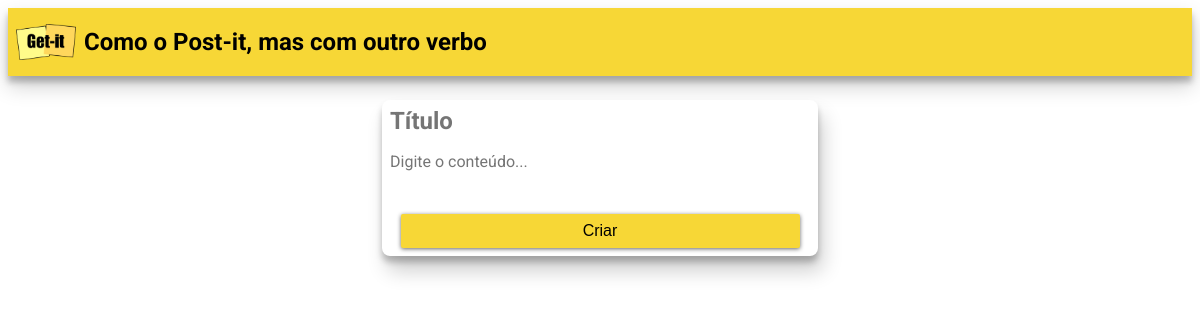
The app's page /, older data.
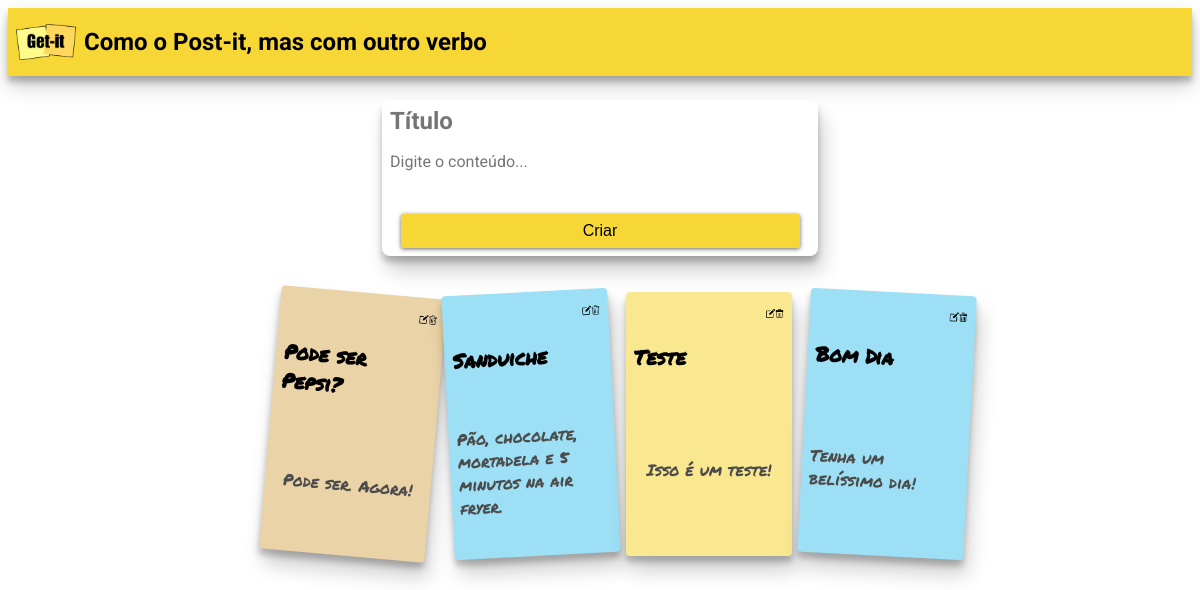
The same page, newer data.
### notes/models.py (models this page shows, shortened)
class Note(models.Model):
    title = models.CharField(max_length=200)
    content = models.TextField(default='')

### notes/views.py (the view)
# urls.py: path('', views.index, name='index'),
def index(request):
    if request.method == 'POST':
        title = request.POST.get('title')
        content = request.POST.get('content')
        Note(title=title, content=content).save()
        return redirect('index')
    all_notes = Note.objects.all()
    return render(request, 'notes/notes.html', {'notes': all_notes})

### notes/templates/notes/notes.html
{% extends "notes/index.html" %}
{% load static %}
{% block notes %}
{% for note in notes %}
<li id="note-{{note.id}}" class="card">
  <div class="card-header">
    <div class="card-buttons">
      <a class="interactive btn-icon" href="/edit/{{note.id}}/"><img src="{% static 'notes/img/icon-editar.png' %}" class="icon" /></a>
      <a class="interactive btn-icon" href="/delete/{{note.id}}/"><img src="{% static 'notes/img/icon-apagar.png' %}" class="icon" /></a>
    </div>
    <h3 class="card-title">{{note.title}}</h3>
  </div>
  <div class="card-content">
    <p>{{note.content}}</p>
  </div>
</li>
{% endfor %}
{% endblock %}

### notes/templates/notes/index.html (shortened to what this page needs)
{% extends "notes/base.html" %}
{% load static %}
{% block content %}
<main class="container">
    <form class="form-card" method="post">
        <input id="card-title" class="form-card-title" name="title" type="text" placeholder="Título"  />
        <textarea id="card-content" class="autoresize" name="content" placeholder="Digite o conteúdo..." ></textarea>
        <button class="interactive btn-yellow" type="submit">Criar</button>
    </form>
    <ul id="notes-list" class="card-container">
      {% block notes %} {% endblock %}
    </ul>
</main>
{% endblock %}

### notes/templates/notes/base.html (shortened to what this page needs)
{% load static %}
<!DOCTYPE html>
<html>
  <head>
    <link
      rel="stylesheet"
      href="https://cdnjs.cloudflare.com/ajax/libs/meyer-reset/2.0/reset.min.css"
    />
    <link rel="stylesheet" href="{% static 'notes/css/styles.css' %}" />
  </head>
  <body>
    <header class="appbar">
      <img class="logo" src="{% static 'notes/img/logo-getit.png' %}"/>
      <h2 class="subtitle">Como o Post-it, mas com outro verbo</h2>
    </header>
    {% block content %} {% endblock %}
  </body>
</html>

### notes/static/notes/css/styles.css (style rules this page uses)
html, body { font-family: "Roboto", sans-serif; background-color: #ffffff; }
.appbar { background-color: #f7d736; display: flex; width : 100%; flex-direction: row; align-items: center; box-shadow: 0 10px 20px rgba(0,0,0,0.19), 0 6px 6px rgba(0,0,0,0.23); }
.logo { width: 5vw; padding: 0.5rem; }
.container { display: flex; flex-direction: column; align-items: center }
.form-card { background-color: #ffffff; padding: 0.5rem; margin: 2vw; display: flex; flex-direction: column; box-shadow: 5px 15px 20px rgba(0,0,0,0.19), 0 6px 6px rgba(0,0,0,0.23); border-radius: 0.5rem; width: 35vw; align-items: center; }
.form-card-title { border: 0; margin-bottom: 1rem; height: 1.5rem; font-size: 1.5rem; font-weight: bold; color: #4c4c4c; font-family: "Roboto", sans-serif; width: 100%; }
.autoresize { border: 0; margin-bottom: 1rem; resize: none; padding-bottom: 0.5rem; font-family: "Roboto", sans-serif; color: #4c4c4c; font-size: 1rem; width: 100%; }
.card-container { display: flex; flex-direction: row; align-items: top; justify-content: space-around; flex-wrap: wrap; margin: 0 2.5vw; }
.card { display: flex; flex-direction: column; align-items: center; width: 12.5vw; margin: 1vw 0.5vw; border-radius: 0.25rem; font-family: 'Permanent Marker', cursive; padding: 0.5rem; box-shadow: 5px 15px 20px rgba(0,0,0,0.19), 0 6px 6px rgba(0,0,0,0.23); }
.icon { width: 0.75vw; }
.btn-icon { background-color: transparent; border: 0; }
.card-header { display: flex; flex-direction: column; justify-content: flex-start; width: 100%; }
.card-buttons { display: flex; flex-direction: row; justify-content: flex-end; width: 100%; }
.card-title { width: 100%; padding-bottom: 1rem; font-size: 1.25rem; }
.card-content { padding-bottom: 1rem; color: #4c4c4c; margin: auto 0; }
.card-color-1 { background-color: #ead3a7; }
.card-color-2 { background-color: #9de0f5; }
.card-color-4 { background-color: #fae890; }
.card-rotation-3 { transform: rotate(-3deg); }
.card-rotation-6 { transform: rotate(0deg); }
.card-rotation-9 { transform: rotate(3deg); }
.card-rotation-11 { transform: rotate(5deg); }
.btn-yellow { font-size: 1rem; padding: 0.5rem 0.75rem; width: 95%; border-width: 0; outline: none; border-radius: 2px; box-shadow: 0 1px 4px rgba(0, 0, 0, 0.6); background-color: #f7d736; }
a { text-decoration: none; color: #000000; text-align: center; }
.interactive { position: relative; display: block; overflow: hidden; transition: background-color 0.3s; }
.interactive > * { position: relative; }
.interactive:before { content: ""; position: absolute; top: 50%; left: 50%; display: block; width: 0; padding-top: 0; border-radius: 100%; background-color: rgba(236, 240, 241, 0.3); -webkit-transform: translate(-50%, -50%); -moz-transform: translate(-50%, -50%); -ms-transform: translate(-50%, -50%); -o-transform: translate(-50%, -50%); transform: translate(-50%, -50%); }

Row changes from the older to the newer data that the page shows:
added Note: title "Pode ser Pepsi?", content "Pode ser. Agora!"
added Note: title "Sanduiche", content "Pão, chocolate, mortadela e 5 minutos na air fryer."
added Note: title "Teste", content "Isso é um teste!"
added Note: title "Bom Dia", content "Tenha um belíssimo dia!"
